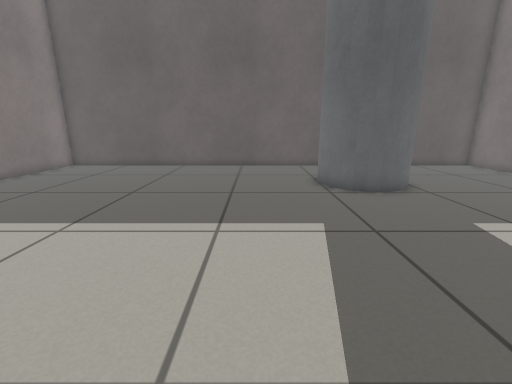
view 1 (above)

16 first-person views from a walk through a world built for the Gazebo simulator. The camera is 0.63 m above the floor, tilts 14° down and sees 90° across. The floor is counted in squares, 0.25 m on a side. Each view is taken from the middle of a square. On the plan, view 1 faces up. The plan holds only what a view shows up to about 17 squares ahead; the rest is blank. Robots are left out.

view 2
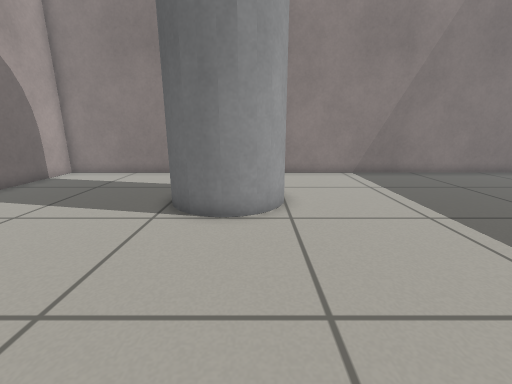

view 3
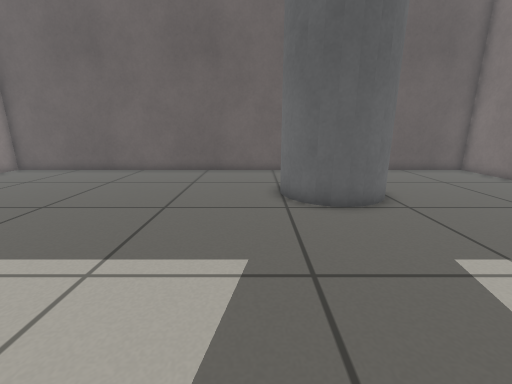

view 4
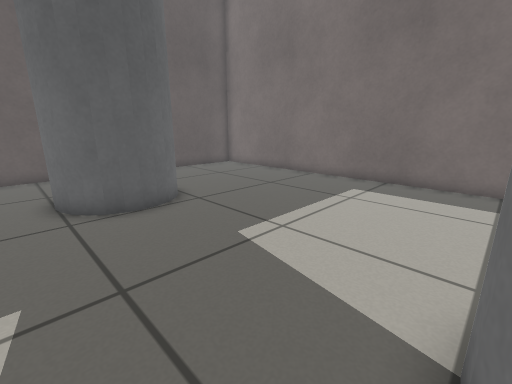

view 5
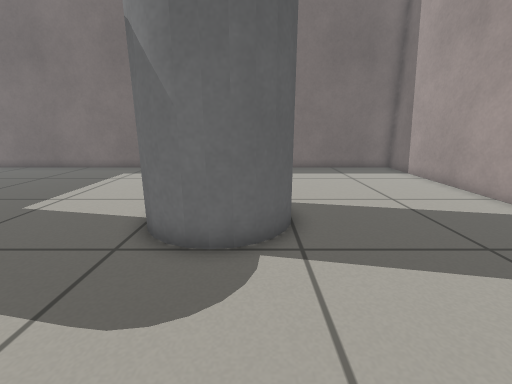

view 6
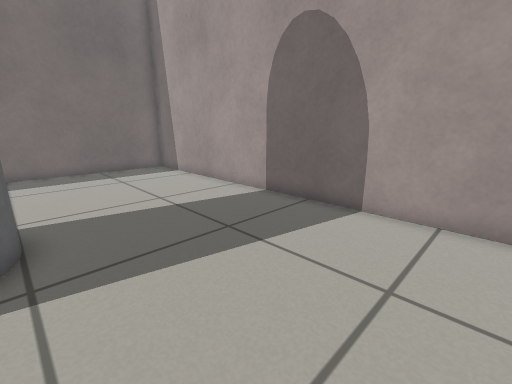

view 7
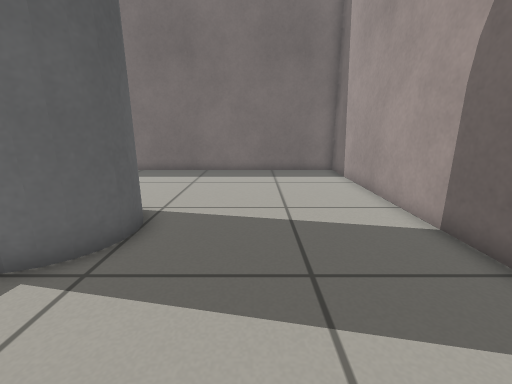

view 8
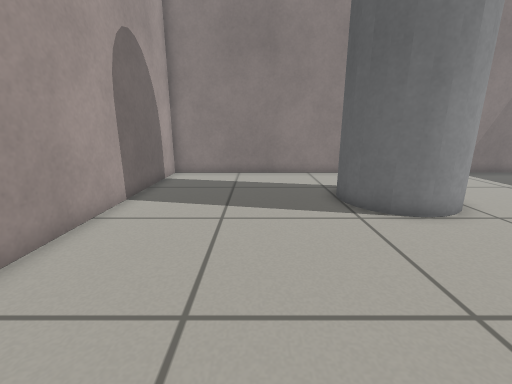

view 9
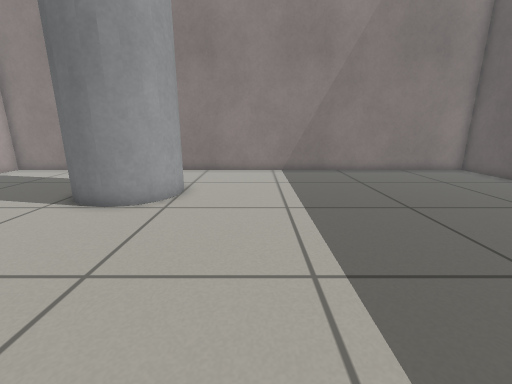

view 10
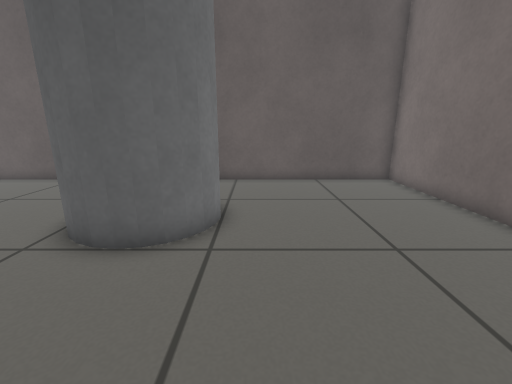

view 11
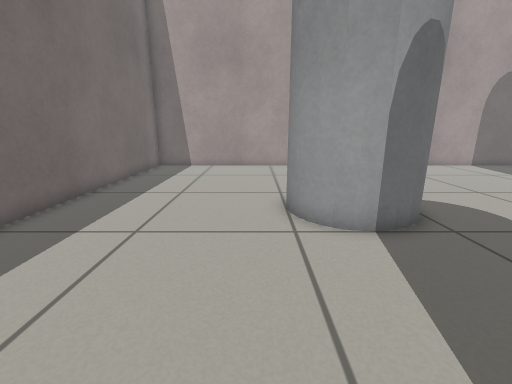

view 12
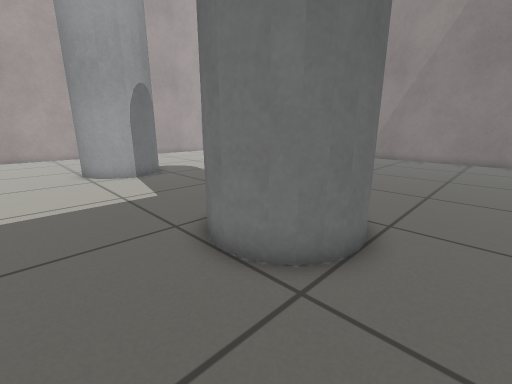

view 13
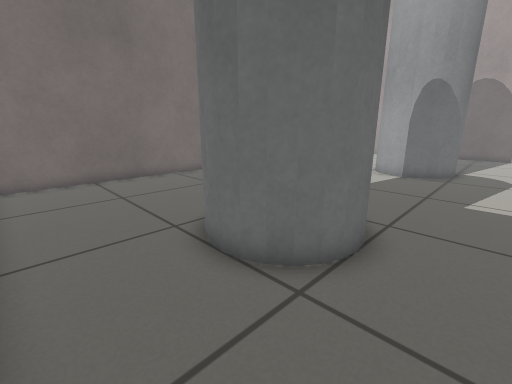

view 14
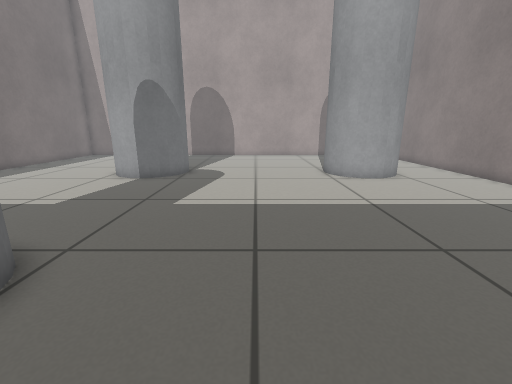

view 15
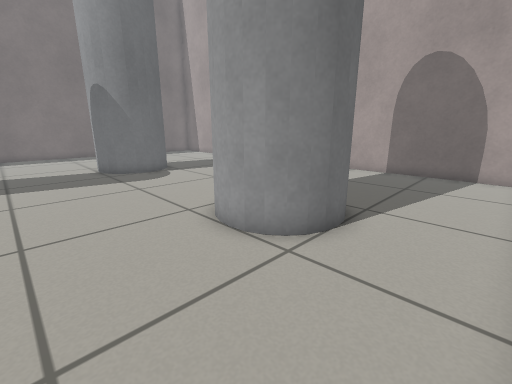

view 16
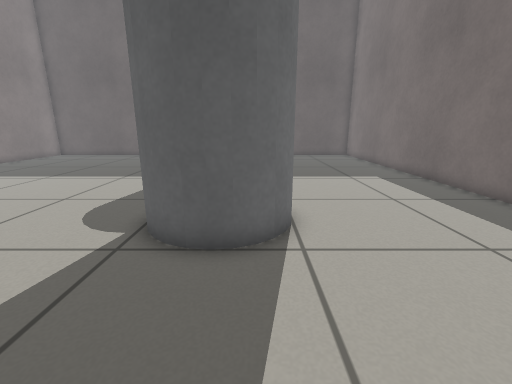

### Floor plan
Key: @ floor where view 1 was taken; # wall or solid block; . floor; P grey pole.
Columns run from 13 left of view 1 to 15 right of it. Each row starts with its distance up from view 1.
 18 #############################
 17 #...........................#
 16 #...........................#
 15 #...........................#
 14 #................PPP........#
 13 #...............PP PP.......#
 12 #...............P   P.......#
 11 #...............PP PP.......#
 10 #................PPP........#
  9 #...........................#
  8 #...........................#
  7 #...........................#
  6 #...........................#
  5 #...........................#
  4 #...........................#
  3 #...........................#
  2 #....PPP.........PPP........#
  1 #...PP PP.......PP PP.......#
  0 #...P   P....@..P   P.......#
 -1 #...P  PP.......PP PP.......#
 -2 #....PPP.........PPP........#
 -3 #...........................#
 -4 #...........................#
 -5 #...........................#
 -6 #...........................#
 -7 #...........................#
 -8 #...........................#
 -9 #...........................#
-10 #############################

Where each view was taken, in squares from view 1:
view 1: 0 up, 0 right, facing up
view 2: 1 up, 2 right, facing left
view 3: 2 up, 2 right, facing up
view 4: 2 up, 2 right, facing up-right
view 5: 1 down, 2 left, facing right
view 6: 2 down, 2 left, facing down-right
view 7: 5 down, 1 left, facing right
view 8: 5 down, 2 right, facing left
view 9: 5 up, 3 right, facing left
view 10: 5 up, 8 right, facing up
view 11: 8 up, 8 right, facing down
view 12: 16 up, 10 right, facing down-left
view 13: 17 up, 1 right, facing down-right
view 14: 15 up, 1 left, facing down
view 15: 6 up, 12 left, facing down-right
view 16: 7 down, 6 right, facing up
